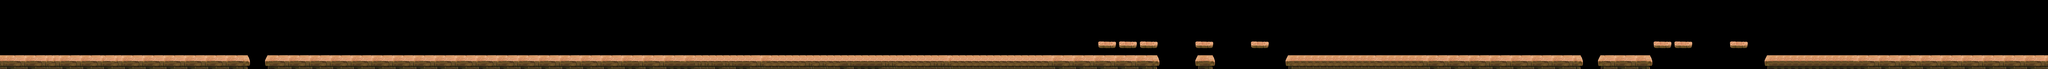

A 2D game scene composited from a Tiled map and its tileset images. What follows is a short description and the map's XML, with each tile layer's data collapsed to a summary:
An orthogonal 295x10 tile map with 64x64 px tiles, 2 tile layers (bg, platform), 3 tilesets and 408 objects.

<map version="1.4" tiledversion="2020.11.25" orientation="orthogonal" renderorder="right-down" width="295" height="10" tilewidth="64" tileheight="64" infinite="0" nextlayerid="8" nextobjectid="409">
 <tileset firstgid="1" source="../bg_volcano_block.tsx" />
 <tileset firstgid="11" source="../item.tsx" />
 <tileset firstgid="72" source="../bg_volcano_bg.tsx" />
 <objectgroup id="1" name="object_bg" />
 <layer id="2" name="bg" width="295" height="10">
  <data>[2950 cells, 246 non-empty, 6 distinct tile ids]</data>
 </layer>
 <layer id="3" name="platform" width="295" height="10">
  <data>[2950 cells, 347 non-empty, 12 distinct tile ids]</data>
 </layer>
 <objectgroup id="4" name="object" />
 <objectgroup id="5" name="object_obstacle">
  <object id="1" gid="8" x="17553" y="448" width="222" height="602" />
  <object id="2" gid="8" x="18330" y="449" width="222" height="602" />
  <object id="3" gid="8" x="18535" y="448" width="222" height="602" />
  <object id="4" gid="1" x="1743" y="565" width="97" height="125" />
  <object id="5" gid="8" x="6432" y="448" width="222" height="602" />
  <object id="6" gid="8" x="4624" y="349" width="222" height="602" />
  <object id="7" gid="1" x="7955" y="556" width="97" height="125" />
  <object id="8" gid="1" x="9040" y="560" width="97" height="125" />
  <object id="9" gid="8" x="12413" y="448" width="222" height="602" />
  <object id="10" gid="8" x="12690" y="448" width="222" height="602" />
  <object id="11" gid="8" x="12798" y="328" width="222" height="602" />
  <object id="12" gid="8" x="4736" y="400" width="222" height="602" />
 </objectgroup>
 <objectgroup id="6" name="object_item">
  <object id="13" gid="12" x="1658" y="389" width="66" height="66" />
  <object id="14" gid="12" x="1409" y="498" width="66" height="66" />
  <object id="15" gid="12" x="1601" y="498" width="66" height="66" />
  <object id="16" gid="12" x="1921" y="498" width="66" height="66" />
  <object id="17" gid="12" x="1862" y="390" width="66" height="66" />
  <object id="18" gid="12" x="1537" y="498" width="66" height="66" />
  <object id="19" gid="12" x="1793" y="335" width="66" height="66" />
  <object id="20" gid="12" x="1473" y="498" width="66" height="66" />
  <object id="21" gid="12" x="1727" y="335" width="66" height="66" />
  <object id="22" gid="22" x="193" y="224" width="66" height="66" />
  <object id="23" gid="22" x="129" y="256" width="66" height="66" />
  <object id="24" gid="22" x="65" y="288" width="66" height="66" />
  <object id="25" gid="22" x="1" y="341" width="66" height="66" />
  <object id="26" gid="22" x="258" y="256" width="66" height="66" />
  <object id="27" gid="22" x="321" y="288" width="66" height="66" />
  <object id="28" gid="22" x="385" y="341" width="66" height="66" />
  <object id="29" gid="22" x="65" y="341" width="66" height="66" />
  <object id="30" gid="22" x="129" y="299" width="66" height="66" />
  <object id="31" gid="22" x="129" y="341" width="66" height="66" />
  <object id="32" gid="22" x="193" y="263" width="66" height="66" />
  <object id="33" gid="22" x="193" y="339" width="66" height="66" />
  <object id="34" gid="22" x="257" y="298" width="66" height="66" />
  <object id="35" gid="22" x="193" y="300" width="66" height="66" />
  <object id="36" gid="22" x="321" y="341" width="66" height="66" />
  <object id="37" gid="22" x="257" y="340" width="66" height="66" />
  <object id="38" gid="22" x="193" y="378" width="66" height="66" />
  <object id="39" gid="22" x="177" y="490" width="66" height="66" />
  <object id="40" gid="22" x="193" y="454" width="66" height="66" />
  <object id="41" gid="22" x="193" y="417" width="66" height="66" />
  <object id="42" gid="22" x="145" y="491" width="66" height="66" />
  <object id="43" gid="22" x="986" y="309" width="66" height="66" />
  <object id="44" gid="22" x="1114" y="266" width="66" height="66" />
  <object id="45" gid="22" x="1178" y="309" width="66" height="66" />
  <object id="46" gid="22" x="1050" y="385" width="66" height="66" />
  <object id="47" gid="22" x="1114" y="308" width="66" height="66" />
  <object id="48" gid="22" x="1050" y="346" width="66" height="66" />
  <object id="49" gid="22" x="1050" y="231" width="66" height="66" />
  <object id="50" gid="22" x="986" y="267" width="66" height="66" />
  <object id="51" gid="22" x="922" y="309" width="66" height="66" />
  <object id="52" gid="22" x="1034" y="421" width="66" height="66" />
  <object id="53" gid="22" x="1002" y="422" width="66" height="66" />
  <object id="54" gid="22" x="1050" y="307" width="66" height="66" />
  <object id="55" gid="22" x="1050" y="268" width="66" height="66" />
  <object id="56" gid="23" x="241" y="416" width="66" height="66" />
  <object id="57" gid="23" x="273" y="416" width="66" height="66" />
  <object id="58" gid="23" x="305" y="416" width="66" height="66" />
  <object id="59" gid="23" x="337" y="416" width="66" height="66" />
  <object id="60" gid="23" x="369" y="416" width="66" height="66" />
  <object id="61" gid="23" x="241" y="458" width="66" height="66" />
  <object id="62" gid="23" x="240" y="499" width="66" height="66" />
  <object id="63" gid="23" x="240" y="541" width="66" height="66" />
  <object id="64" gid="23" x="369" y="457" width="66" height="66" />
  <object id="65" gid="23" x="368" y="540" width="66" height="66" />
  <object id="66" gid="23" x="368" y="498" width="66" height="66" />
  <object id="67" gid="23" x="273" y="541" width="66" height="66" />
  <object id="68" gid="23" x="305" y="541" width="66" height="66" />
  <object id="69" gid="23" x="337" y="541" width="66" height="66" />
  <object id="70" gid="21" x="289" y="479" width="66" height="66" />
  <object id="71" gid="21" x="339" y="480" width="66" height="66" />
  <object id="72" gid="25" x="1018" y="480" width="66" height="66" />
  <object id="73" gid="25" x="1058" y="480" width="66" height="66" />
  <object id="74" gid="25" x="1098" y="480" width="66" height="66" />
  <object id="75" gid="25" x="1018" y="512" width="66" height="66" />
  <object id="76" gid="25" x="1018" y="544" width="66" height="66" />
  <object id="77" gid="25" x="1098" y="512" width="66" height="66" />
  <object id="78" gid="25" x="1098" y="545" width="66" height="66" />
  <object id="79" gid="25" x="1058" y="545" width="66" height="66" />
  <object id="80" gid="26" x="1046" y="512" width="66" height="66" />
  <object id="81" gid="20" x="554" y="368" width="66" height="66" />
  <object id="82" gid="20" x="602" y="368" width="66" height="66" />
  <object id="83" gid="20" x="650" y="368" width="66" height="66" />
  <object id="84" gid="20" x="698" y="368" width="66" height="66" />
  <object id="85" gid="20" x="554" y="410" width="66" height="66" />
  <object id="86" gid="20" x="554" y="452" width="66" height="66" />
  <object id="87" gid="20" x="554" y="494" width="66" height="66" />
  <object id="88" gid="20" x="554" y="534" width="66" height="66" />
  <object id="89" gid="20" x="698" y="494" width="66" height="66" />
  <object id="90" gid="20" x="698" y="452" width="66" height="66" />
  <object id="91" gid="20" x="698" y="410" width="66" height="66" />
  <object id="92" gid="20" x="698" y="534" width="66" height="66" />
  <object id="93" gid="20" x="602" y="535" width="66" height="66" />
  <object id="94" gid="20" x="650" y="535" width="66" height="66" />
  <object id="95" gid="28" x="655" y="428" width="66" height="66" />
  <object id="96" gid="28" x="600" y="428" width="66" height="66" />
  <object id="97" gid="24" x="600" y="464" width="66" height="66" />
  <object id="98" gid="24" x="655" y="464" width="66" height="66" />
  </objectgroup>
 <objectgroup id="7" name="object_monster">
  <!-- 16 objects omitted --></objectgroup>
</map>
<!-- 310 of 408 objects omitted -->
